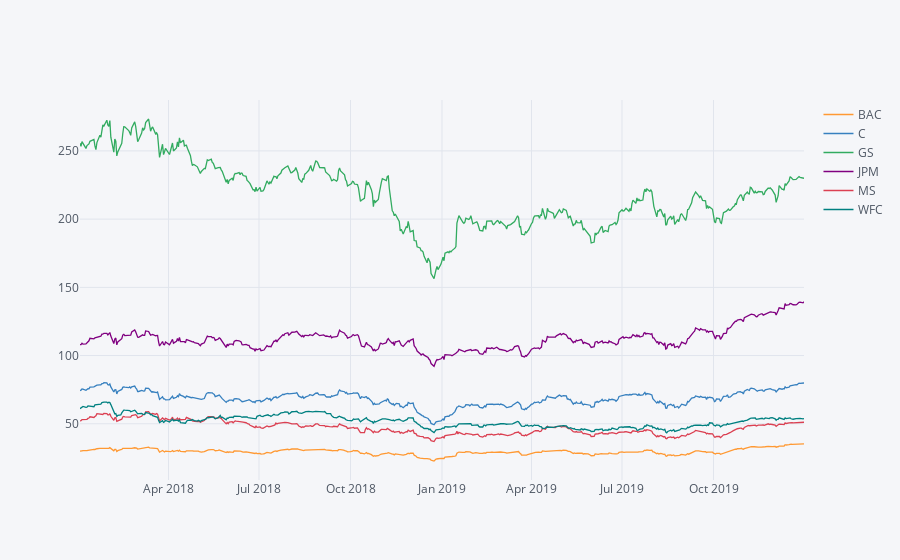

Write notebook code for a chart like this one.
### Code cell
bank_stocks.xs(key = 'Close', axis = 1, level = 'Stock Info').iplot()

### Figure 1 — Plotly figure (JSON) as saved in the notebook; plotly's stock layout.template omitted (floating-point values rounded to 4 significant figures; data arrays with more than 128 entries replaced by an {"elided": "..."} marker saying what was removed)
{"data": [{"line": {"color": "rgba(255, 153, 51, 1.0)", "dash": "solid", "shape": "linear", "width": 1.3}, "mode": "lines", "name": "BAC", "text": "", "type": "scatter", "x": {"elided": "503 str values"}, "y": {"elided": "503 float values"}}, {"line": {"color": "rgba(55, 128, 191, 1.0)", "dash": "solid", "shape": "linear", "width": 1.3}, "mode": "lines", "name": "C", "text": "", "type": "scatter", "x": {"elided": "503 str values"}, "y": {"elided": "503 float values"}}, {"line": {"color": "rgba(50, 171, 96, 1.0)", "dash": "solid", "shape": "linear", "width": 1.3}, "mode": "lines", "name": "GS", "text": "", "type": "scatter", "x": {"elided": "503 str values"}, "y": {"elided": "503 float values"}}, {"line": {"color": "rgba(128, 0, 128, 1.0)", "dash": "solid", "shape": "linear", "width": 1.3}, "mode": "lines", "name": "JPM", "text": "", "type": "scatter", "x": {"elided": "503 str values"}, "y": {"elided": "503 float values"}}, {"line": {"color": "rgba(219, 64, 82, 1.0)", "dash": "solid", "shape": "linear", "width": 1.3}, "mode": "lines", "name": "MS", "text": "", "type": "scatter", "x": {"elided": "503 str values"}, "y": {"elided": "503 float values"}}, {"line": {"color": "rgba(0, 128, 128, 1.0)", "dash": "solid", "shape": "linear", "width": 1.3}, "mode": "lines", "name": "WFC", "text": "", "type": "scatter", "x": {"elided": "503 str values"}, "y": {"elided": "503 float values"}}], "layout": {"legend": {"bgcolor": "#F5F6F9", "font": {"color": "#4D5663"}}, "paper_bgcolor": "#F5F6F9", "plot_bgcolor": "#F5F6F9", "title": {"font": {"color": "#4D5663"}}, "xaxis": {"gridcolor": "#E1E5ED", "showgrid": true, "tickfont": {"color": "#4D5663"}, "title": {"font": {"color": "#4D5663"}, "text": ""}, "zerolinecolor": "#E1E5ED"}, "yaxis": {"gridcolor": "#E1E5ED", "showgrid": true, "tickfont": {"color": "#4D5663"}, "title": {"font": {"color": "#4D5663"}, "text": ""}, "zerolinecolor": "#E1E5ED"}}}
